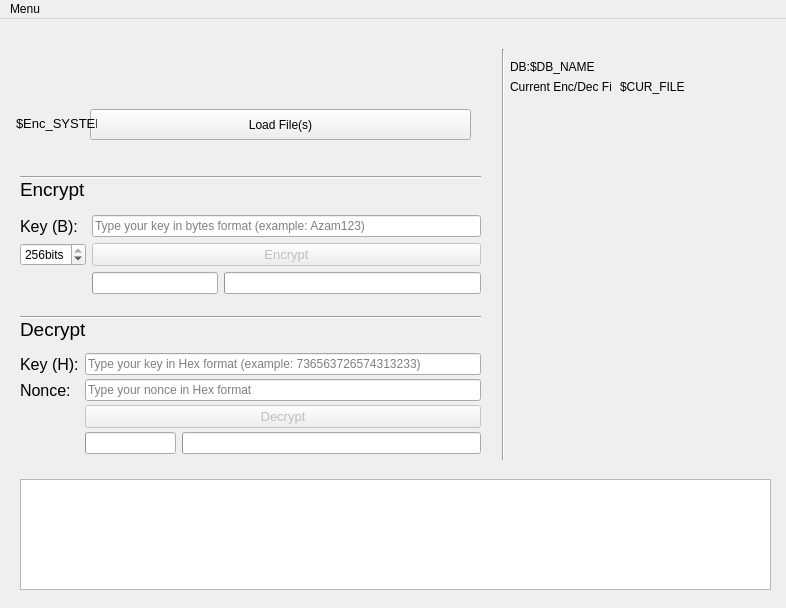
<?xml version="1.0" encoding="UTF-8"?>
<ui version="4.0">
 <class>MainWindow</class>
 <widget class="QMainWindow" name="MainWindow">
  <property name="enabled">
   <bool>true</bool>
  </property>
  <property name="geometry">
   <rect>
    <x>0</x>
    <y>0</y>
    <width>786</width>
    <height>608</height>
   </rect>
  </property>
  <property name="sizePolicy">
   <sizepolicy hsizetype="Preferred" vsizetype="Preferred">
    <horstretch>0</horstretch>
    <verstretch>0</verstretch>
   </sizepolicy>
  </property>
  <property name="minimumSize">
   <size>
    <width>786</width>
    <height>608</height>
   </size>
  </property>
  <property name="acceptDrops">
   <bool>false</bool>
  </property>
  <property name="windowTitle">
   <string>EX</string>
  </property>
  <property name="documentMode">
   <bool>false</bool>
  </property>
  <widget class="QWidget" name="centralwidget">
   <widget class="QWidget" name="gridLayoutWidget">
    <property name="geometry">
     <rect>
      <x>20</x>
      <y>190</y>
      <width>461</width>
      <height>91</height>
     </rect>
    </property>
    <layout class="QGridLayout" name="encrypt_form">
     <property name="verticalSpacing">
      <number>0</number>
     </property>
     <item row="1" column="0">
      <widget class="QLabel" name="enc_key_label">
       <property name="enabled">
        <bool>true</bool>
       </property>
       <property name="font">
        <font>
         <pointsize>12</pointsize>
        </font>
       </property>
       <property name="layoutDirection">
        <enum>Qt::LeftToRight</enum>
       </property>
       <property name="text">
        <string>Key (B):</string>
       </property>
      </widget>
     </item>
     <item row="3" column="1">
      <widget class="QProgressBar" name="enc_files_counter_progressBar">
       <property name="enabled">
        <bool>true</bool>
       </property>
       <property name="sizePolicy">
        <sizepolicy hsizetype="Minimum" vsizetype="Ignored">
         <horstretch>0</horstretch>
         <verstretch>0</verstretch>
        </sizepolicy>
       </property>
       <property name="value">
        <number>0</number>
       </property>
       <property name="textVisible">
        <bool>true</bool>
       </property>
       <property name="invertedAppearance">
        <bool>false</bool>
       </property>
       <property name="textDirection">
        <enum>QProgressBar::TopToBottom</enum>
       </property>
       <property name="format">
        <string/>
       </property>
      </widget>
     </item>
     <item row="2" column="0">
      <widget class="QSpinBox" name="key_gen_bits">
       <property name="sizePolicy">
        <sizepolicy hsizetype="Fixed" vsizetype="Fixed">
         <horstretch>0</horstretch>
         <verstretch>0</verstretch>
        </sizepolicy>
       </property>
       <property name="suffix">
        <string>bits</string>
       </property>
       <property name="minimum">
        <number>128</number>
       </property>
       <property name="maximum">
        <number>256</number>
       </property>
       <property name="singleStep">
        <number>64</number>
       </property>
       <property name="value">
        <number>256</number>
       </property>
      </widget>
     </item>
     <item row="1" column="1" colspan="3">
      <widget class="QLineEdit" name="enc_key_input">
       <property name="inputMask">
        <string/>
       </property>
       <property name="maxLength">
        <number>32767</number>
       </property>
       <property name="placeholderText">
        <string>Type your key in bytes format (example: Azam123)</string>
       </property>
      </widget>
     </item>
     <item row="2" column="1" colspan="3">
      <widget class="QPushButton" name="enc_button">
       <property name="enabled">
        <bool>false</bool>
       </property>
       <property name="font">
        <font>
         <pointsize>10</pointsize>
        </font>
       </property>
       <property name="text">
        <string>Encrypt</string>
       </property>
      </widget>
     </item>
     <item row="3" column="2" colspan="2">
      <widget class="QProgressBar" name="enc_progressBar">
       <property name="enabled">
        <bool>true</bool>
       </property>
       <property name="sizePolicy">
        <sizepolicy hsizetype="Preferred" vsizetype="Fixed">
         <horstretch>0</horstretch>
         <verstretch>0</verstretch>
        </sizepolicy>
       </property>
       <property name="value">
        <number>0</number>
       </property>
       <property name="textVisible">
        <bool>true</bool>
       </property>
       <property name="invertedAppearance">
        <bool>false</bool>
       </property>
       <property name="textDirection">
        <enum>QProgressBar::TopToBottom</enum>
       </property>
       <property name="format">
        <string/>
       </property>
      </widget>
     </item>
    </layout>
   </widget>
   <widget class="QWidget" name="gridLayoutWidget_2">
    <property name="geometry">
     <rect>
      <x>20</x>
      <y>330</y>
      <width>461</width>
      <height>111</height>
     </rect>
    </property>
    <layout class="QGridLayout" name="decrypt_form">
     <property name="horizontalSpacing">
      <number>6</number>
     </property>
     <property name="verticalSpacing">
      <number>0</number>
     </property>
     <item row="2" column="0">
      <widget class="QLabel" name="dec_nonce_label">
       <property name="sizePolicy">
        <sizepolicy hsizetype="Maximum" vsizetype="Preferred">
         <horstretch>0</horstretch>
         <verstretch>0</verstretch>
        </sizepolicy>
       </property>
       <property name="font">
        <font>
         <pointsize>12</pointsize>
        </font>
       </property>
       <property name="text">
        <string>Nonce:</string>
       </property>
      </widget>
     </item>
     <item row="1" column="1" colspan="2">
      <widget class="QLineEdit" name="dec_key_input">
       <property name="placeholderText">
        <string>Type your key in Hex format (example: 736563726574313233)</string>
       </property>
      </widget>
     </item>
     <item row="3" column="1" colspan="2">
      <widget class="QPushButton" name="dec_button">
       <property name="enabled">
        <bool>false</bool>
       </property>
       <property name="font">
        <font>
         <pointsize>10</pointsize>
        </font>
       </property>
       <property name="text">
        <string>Decrypt</string>
       </property>
      </widget>
     </item>
     <item row="1" column="0">
      <widget class="QLabel" name="dec_key_label">
       <property name="sizePolicy">
        <sizepolicy hsizetype="Maximum" vsizetype="Ignored">
         <horstretch>0</horstretch>
         <verstretch>0</verstretch>
        </sizepolicy>
       </property>
       <property name="font">
        <font>
         <pointsize>12</pointsize>
        </font>
       </property>
       <property name="text">
        <string>Key (H):</string>
       </property>
      </widget>
     </item>
     <item row="2" column="1" colspan="2">
      <widget class="QLineEdit" name="dec_nonce_input">
       <property name="placeholderText">
        <string>Type your nonce in Hex format</string>
       </property>
      </widget>
     </item>
     <item row="4" column="1">
      <widget class="QProgressBar" name="dec_files_counter_progressBar">
       <property name="sizePolicy">
        <sizepolicy hsizetype="Minimum" vsizetype="Ignored">
         <horstretch>0</horstretch>
         <verstretch>0</verstretch>
        </sizepolicy>
       </property>
       <property name="value">
        <number>0</number>
       </property>
       <property name="format">
        <string/>
       </property>
      </widget>
     </item>
     <item row="4" column="2">
      <widget class="QProgressBar" name="dec_progressBar">
       <property name="enabled">
        <bool>true</bool>
       </property>
       <property name="sizePolicy">
        <sizepolicy hsizetype="Expanding" vsizetype="Fixed">
         <horstretch>0</horstretch>
         <verstretch>0</verstretch>
        </sizepolicy>
       </property>
       <property name="value">
        <number>0</number>
       </property>
       <property name="textVisible">
        <bool>true</bool>
       </property>
       <property name="invertedAppearance">
        <bool>false</bool>
       </property>
       <property name="textDirection">
        <enum>QProgressBar::TopToBottom</enum>
       </property>
       <property name="format">
        <string/>
       </property>
      </widget>
     </item>
    </layout>
   </widget>
   <widget class="QLabel" name="EX_LOGO">
    <property name="geometry">
     <rect>
      <x>30</x>
      <y>30</y>
      <width>451</width>
      <height>51</height>
     </rect>
    </property>
    <property name="font">
     <font>
      <pointsize>14</pointsize>
     </font>
    </property>
    <property name="text">
     <string/>
    </property>
    <property name="pixmap">
     <pixmap>images/Logo.png</pixmap>
    </property>
   </widget>
   <widget class="QLabel" name="Decrypt_form_label">
    <property name="geometry">
     <rect>
      <x>20</x>
      <y>300</y>
      <width>71</width>
      <height>21</height>
     </rect>
    </property>
    <property name="font">
     <font>
      <pointsize>14</pointsize>
     </font>
    </property>
    <property name="text">
     <string>Decrypt</string>
    </property>
   </widget>
   <widget class="QPushButton" name="load_file_folder_button">
    <property name="geometry">
     <rect>
      <x>90</x>
      <y>90</y>
      <width>381</width>
      <height>31</height>
     </rect>
    </property>
    <property name="text">
     <string>Load File(s)</string>
    </property>
   </widget>
   <widget class="QLabel" name="Encrypt_form_label_2">
    <property name="geometry">
     <rect>
      <x>20</x>
      <y>160</y>
      <width>71</width>
      <height>21</height>
     </rect>
    </property>
    <property name="font">
     <font>
      <pointsize>14</pointsize>
     </font>
    </property>
    <property name="text">
     <string>Encrypt</string>
    </property>
   </widget>
   <widget class="QPlainTextEdit" name="Logger">
    <property name="enabled">
     <bool>true</bool>
    </property>
    <property name="geometry">
     <rect>
      <x>20</x>
      <y>460</y>
      <width>751</width>
      <height>111</height>
     </rect>
    </property>
    <property name="readOnly">
     <bool>true</bool>
    </property>
    <property name="plainText">
     <string/>
    </property>
    <property name="backgroundVisible">
     <bool>false</bool>
    </property>
   </widget>
   <widget class="Line" name="line">
    <property name="geometry">
     <rect>
      <x>20</x>
      <y>290</y>
      <width>461</width>
      <height>16</height>
     </rect>
    </property>
    <property name="orientation">
     <enum>Qt::Horizontal</enum>
    </property>
   </widget>
   <widget class="Line" name="line_2">
    <property name="geometry">
     <rect>
      <x>20</x>
      <y>150</y>
      <width>461</width>
      <height>16</height>
     </rect>
    </property>
    <property name="orientation">
     <enum>Qt::Horizontal</enum>
    </property>
   </widget>
   <widget class="Line" name="line_3">
    <property name="geometry">
     <rect>
      <x>493</x>
      <y>30</y>
      <width>20</width>
      <height>411</height>
     </rect>
    </property>
    <property name="orientation">
     <enum>Qt::Vertical</enum>
    </property>
   </widget>
   <widget class="QLabel" name="DB_shortcut_label">
    <property name="geometry">
     <rect>
      <x>510</x>
      <y>40</y>
      <width>21</width>
      <height>16</height>
     </rect>
    </property>
    <property name="text">
     <string>DB:</string>
    </property>
   </widget>
   <widget class="QLabel" name="DB_shortcut_value">
    <property name="geometry">
     <rect>
      <x>530</x>
      <y>40</y>
      <width>251</width>
      <height>16</height>
     </rect>
    </property>
    <property name="text">
     <string>$DB_NAME</string>
    </property>
   </widget>
   <widget class="QLabel" name="Cur_file_shortcut_value">
    <property name="geometry">
     <rect>
      <x>620</x>
      <y>60</y>
      <width>171</width>
      <height>16</height>
     </rect>
    </property>
    <property name="text">
     <string>$CUR_FILE</string>
    </property>
   </widget>
   <widget class="QLabel" name="Cur_file_shortcut_label">
    <property name="geometry">
     <rect>
      <x>510</x>
      <y>60</y>
      <width>101</width>
      <height>16</height>
     </rect>
    </property>
    <property name="text">
     <string>Current Enc/Dec File:</string>
    </property>
   </widget>
   <widget class="QLabel" name="Enc_system_label">
    <property name="geometry">
     <rect>
      <x>16</x>
      <y>89</y>
      <width>81</width>
      <height>31</height>
     </rect>
    </property>
    <property name="font">
     <font>
      <pointsize>10</pointsize>
     </font>
    </property>
    <property name="tabletTracking">
     <bool>false</bool>
    </property>
    <property name="autoFillBackground">
     <bool>false</bool>
    </property>
    <property name="text">
     <string>$Enc_SYSTEM</string>
    </property>
    <property name="textFormat">
     <enum>Qt::AutoText</enum>
    </property>
    <property name="scaledContents">
     <bool>false</bool>
    </property>
    <property name="textInteractionFlags">
     <set>Qt::NoTextInteraction</set>
    </property>
   </widget>
  </widget>
  <widget class="QMenuBar" name="menubar">
   <property name="geometry">
    <rect>
     <x>0</x>
     <y>0</y>
     <width>786</width>
     <height>21</height>
    </rect>
   </property>
   <widget class="QMenu" name="menuMenu">
    <property name="title">
     <string>Menu</string>
    </property>
    <widget class="QMenu" name="menuDB_settings">
     <property name="title">
      <string>DB Settings</string>
     </property>
     <property name="icon">
      <iconset>
       <normaloff>images/keys_DB_logo.png</normaloff>images/keys_DB_logo.png</iconset>
     </property>
     <addaction name="option_New_DB"/>
     <addaction name="separator"/>
     <addaction name="option_Import_DB_file"/>
     <addaction name="separator"/>
     <addaction name="option_Store_key_nonce_in_DB"/>
     <addaction name="option_Check_for_dublicate_key_nonce_in_DB"/>
     <addaction name="separator"/>
     <addaction name="option_Delete_key_nonce_after_decryption"/>
     <addaction name="option_not_verified_keep_key_nonce_DB"/>
    </widget>
    <widget class="QMenu" name="menuMain_Settings">
     <property name="tearOffEnabled">
      <bool>false</bool>
     </property>
     <property name="title">
      <string>Main Settings</string>
     </property>
     <property name="icon">
      <iconset>
       <normaloff>images/main_settings_logo.jpg</normaloff>images/main_settings_logo.jpg</iconset>
     </property>
     <addaction name="option_Check_for_Updates"/>
     <addaction name="option_Check_Update_on_program_startup"/>
     <addaction name="separator"/>
     <addaction name="option_Delete_original_file"/>
     <addaction name="option_not_decrypted_verified_keep_original_file"/>
     <addaction name="separator"/>
     <addaction name="option_Blocks_Size"/>
    </widget>
    <addaction name="menuMain_Settings"/>
    <addaction name="separator"/>
    <addaction name="menuDB_settings"/>
    <addaction name="separator"/>
    <addaction name="option_Save_Settings"/>
    <addaction name="separator"/>
    <addaction name="option_Feedback"/>
   </widget>
   <addaction name="menuMenu"/>
  </widget>
  <action name="option_Import_DB_file">
   <property name="checkable">
    <bool>false</bool>
   </property>
   <property name="checked">
    <bool>false</bool>
   </property>
   <property name="icon">
    <iconset>
     <normaloff>images/import_DB.png</normaloff>images/import_DB.png</iconset>
   </property>
   <property name="text">
    <string>Import DB file...</string>
   </property>
  </action>
  <action name="option_Delete_key_nonce_after_decryption">
   <property name="checkable">
    <bool>true</bool>
   </property>
   <property name="checked">
    <bool>true</bool>
   </property>
   <property name="icon">
    <iconset>
     <normaloff>images/delete_key_nonce_DB.png</normaloff>images/delete_key_nonce_DB.png</iconset>
   </property>
   <property name="text">
    <string>Delete key/nonce after decryption</string>
   </property>
  </action>
  <action name="option_Check_for_Updates">
   <property name="icon">
    <iconset>
     <normaloff>images/pngkey.com-refresh-png-2424713.png</normaloff>images/pngkey.com-refresh-png-2424713.png</iconset>
   </property>
   <property name="text">
    <string>Check Update</string>
   </property>
  </action>
  <action name="option_Store_key_nonce_in_DB">
   <property name="checkable">
    <bool>true</bool>
   </property>
   <property name="checked">
    <bool>true</bool>
   </property>
   <property name="icon">
    <iconset>
     <normaloff>images/save_key_nonce_DB_logo.png</normaloff>images/save_key_nonce_DB_logo.png</iconset>
   </property>
   <property name="text">
    <string>Store key/nonce after encryption</string>
   </property>
  </action>
  <action name="option_Check_for_dublicate_key_nonce_in_DB">
   <property name="checkable">
    <bool>true</bool>
   </property>
   <property name="checked">
    <bool>true</bool>
   </property>
   <property name="icon">
    <iconset>
     <normaloff>images/check_duplicate_key_nonce_DB.png</normaloff>images/check_duplicate_key_nonce_DB.png</iconset>
   </property>
   <property name="text">
    <string>Check for dublicate key/nonce</string>
   </property>
  </action>
  <action name="option_Check_Update_on_program_startup">
   <property name="checkable">
    <bool>true</bool>
   </property>
   <property name="checked">
    <bool>true</bool>
   </property>
   <property name="text">
    <string>Auto Check Update on Startup</string>
   </property>
  </action>
  <action name="option_Save_Settings">
   <property name="icon">
    <iconset>
     <normaloff>images/save_settings_logo.png</normaloff>images/save_settings_logo.png</iconset>
   </property>
   <property name="text">
    <string>Save Settings</string>
   </property>
  </action>
  <action name="option_Blocks_Size">
   <property name="icon">
    <iconset>
     <normaloff>images/ram_logo.png</normaloff>images/ram_logo.png</iconset>
   </property>
   <property name="text">
    <string>Usable RAM</string>
   </property>
  </action>
  <action name="option_Delete_original_file">
   <property name="checkable">
    <bool>true</bool>
   </property>
   <property name="checked">
    <bool>true</bool>
   </property>
   <property name="icon">
    <iconset>
     <normaloff>images/delete_original_file_logo.png</normaloff>images/delete_original_file_logo.png</iconset>
   </property>
   <property name="text">
    <string>Delete original file</string>
   </property>
  </action>
  <action name="option_New_DB">
   <property name="icon">
    <iconset>
     <normaloff>images/new_DB_logo.png</normaloff>images/new_DB_logo.png</iconset>
   </property>
   <property name="text">
    <string>New DB...</string>
   </property>
  </action>
  <action name="option_Feedback">
   <property name="icon">
    <iconset>
     <normaloff>images/feedback_logo.png</normaloff>images/feedback_logo.png</iconset>
   </property>
   <property name="text">
    <string>Feedback</string>
   </property>
  </action>
  <action name="option_not_verified_keep_key_nonce_DB">
   <property name="checkable">
    <bool>true</bool>
   </property>
   <property name="checked">
    <bool>true</bool>
   </property>
   <property name="text">
    <string>If not decrypted verified, keep key/nonce</string>
   </property>
  </action>
  <action name="option_not_decrypted_verified_keep_original_file">
   <property name="checkable">
    <bool>true</bool>
   </property>
   <property name="checked">
    <bool>true</bool>
   </property>
   <property name="text">
    <string>If not decrypted verified, keep original file</string>
   </property>
  </action>
 </widget>
 <tabstops>
  <tabstop>enc_key_input</tabstop>
  <tabstop>enc_button</tabstop>
  <tabstop>key_gen_bits</tabstop>
  <tabstop>dec_key_input</tabstop>
  <tabstop>dec_nonce_input</tabstop>
  <tabstop>dec_button</tabstop>
 </tabstops>
 <resources>
  <include location="images/Logo.qrc"/>
 </resources>
 <connections/>
</ui>
